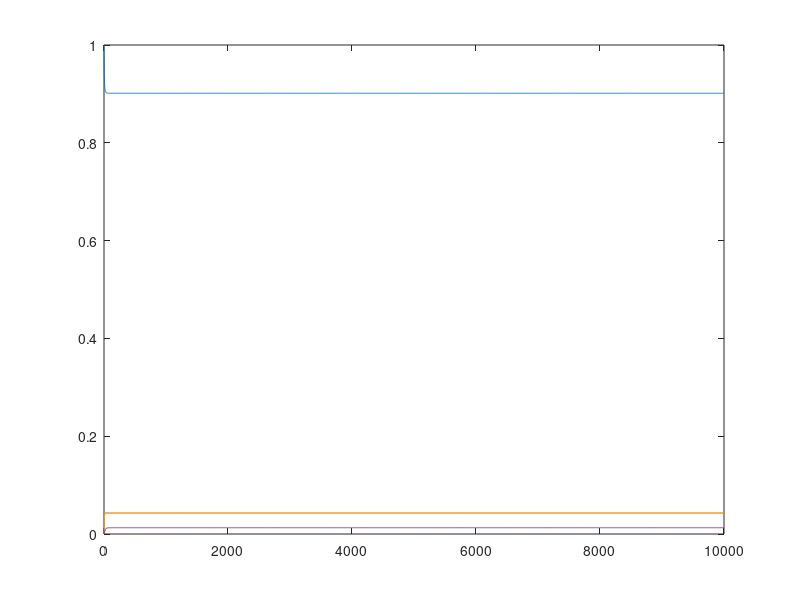

Source code (MATLAB):
%OK

MTTF = 100;
MTTR = 5;
MTTBackup = 15;

l = 1/MTTF;
m = 1/MTTR;
b = 1/MTTBackup;

%Infinitesimal Generator
Q = [-l-l, l , l , 0;
    m ,-m-l, 0 , l;
    m , 0 ,-m-l, l;
    b , 0 , 0 ,-b];

%Starting point
p0 = [1, 0, 0, 0];

%Drawing solution
[t, Sol]=ode45(@(t,x) Q'*x, [0 10000], p0');
plot(t, Sol, "-");

%Probabilities of beeing in each state after 10000 days
Ps1 = Sol(end,1)
Ps2 = Sol(end,2)
Ps3 = Sol(end,3)
Ps4 = Sol(end,4)